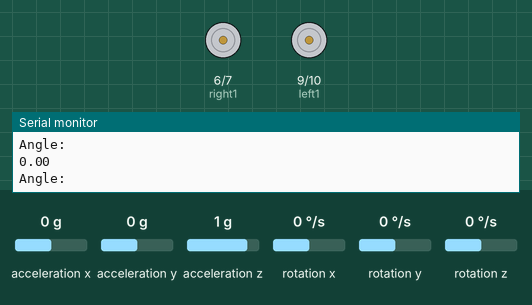
Bench run of a sketch on a simulated Arduino Uno, built with avr-gcc and run on an emulated ATmega328P. On the bench: motor-driver pin pairs drawn as motors (green arrow = first pin HIGH = forward, orange = second pin HIGH = backward, longer = more drive, scaled by the enable pin), the last lines printed to the serial monitor. Wiring (inferred from the names in the program): MPU-6050 motion sensor at I2C address 0x68. The inputs (shaded band) are chosen by the test bench; at power-on: rotation x 0 °/s, acceleration z 1 g, acceleration x 0 g, acceleration y 0 g, rotation y 0 °/s, rotation z 0 °/s.

Above: at 1.7 s.
1.8 s: rotation x set to -192 °/s
At 2.2 s:
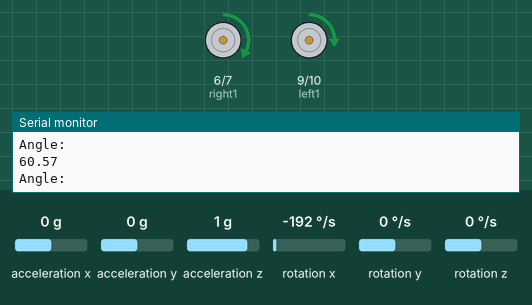
3.3 s: rotation x set to 100 °/s
6.3 s: acceleration z set to 0 g
Timing chart, 0 to 9.3 s (numbered marks = the images above; inputs shaded):
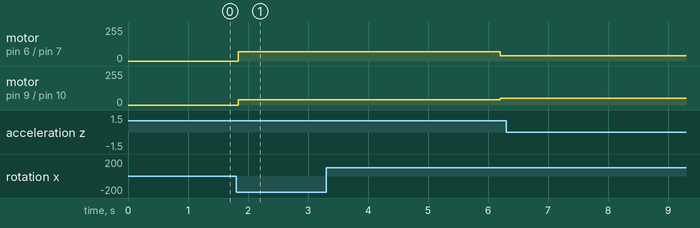

Measured:
- after the input at 1.8 s, motor on pin 6 (right1) / pin 7 (right2): stopped → forward 70/255 at once; motor on pin 9 (left1) / pin 10 (left2): stopped → forward 40/255 at once
- after the input at 3.3 s, motor on pin 6 (right1) / pin 7 (right2): forward 70/255 → forward 40/255 after 2.9 s; motor on pin 9 (left1) / pin 10 (left2): forward 40/255 → forward 50/255 after 2.9 s

The sketch:

Project2V1.ino
```cpp
#include <Wire.h>
#include <PID_v1.h>


//control pins for left and right motors
const int rightSpeed = 5; //means pin 9 on the Arduino controls the speed of left motor
const int leftSpeed = 11;
const int right1 = 6; //left 1 and left 2 control the direction of rotation of left motor
const int right2 = 7;
const int left1 = 9;
const int left2 = 10;
#define Button 3
int onOff=0;


const int MPU = 0x68; // MPU6050 I2C address
float AccX, AccY, AccZ; //linear acceleration
float GyroX, GyroY, GyroZ; //angular velocity
float accAngleX, accAngleY, gyroAngleX, gyroAngleY, gyroAngleZ; //used in void loop()
float roll, pitch, yaw;
float AccErrorX, AccErrorY, GyroErrorX, GyroErrorY, GyroErrorZ;
float elapsedTime, currentTime, previousTime;
int c = 0;

const int topSpeed = 50; //max PWM value written to motor speed pin. It is typically 255.
const int minSpeed = 40; //min PWM value at which motor moves
float angle; //due to how I orientated my MPU6050 on my car, angle = roll
//Establish PID values
double kp = 2, ki = 0.1, kd = 0.1;
double input = 0, output = 0, setpoint = 0;
PID myPID(&input, &output, &setpoint, kp, ki, kd, DIRECT);


int equilibriumSpeed = 60; //rough estimate of PWM at the speed pin of the stronger motor, while driving straight
//and weaker motor at maxSpeed
int leftSpeedVal;
int rightSpeedVal;
bool isDriving = false; //it the car driving forward OR rotate/stationary
bool prevIsDriving = true; //equals isDriving in the previous iteration of void loop()
bool paused = false; //is the program paused

void setup() {
  Serial.begin(9600);
  Wire.begin();                      // Initialize comunication
  Wire.beginTransmission(MPU);       // Start communication with MPU6050 // MPU=0x68
  Wire.write(0x6B);                  // Talk to the register 6B
  Wire.write(0x00);                  // Make reset - place a 0 into the 6B register
  Wire.endTransmission(true);        //end the transmission
  // Call this function if you need to get the IMU error values for your module
  calibrate();
  delay(20);
  pinMode(left1, OUTPUT);
  pinMode(left2, OUTPUT);
  pinMode(right1, OUTPUT);
  pinMode(right2, OUTPUT);
  pinMode(leftSpeed, OUTPUT);
  pinMode(rightSpeed, OUTPUT);
  currentTime = micros();
   pinMode(Button, INPUT_PULLUP);

     myPID.SetMode(AUTOMATIC); // Set the PID controller mode to AUTOMATIC, enabling automatic control
  myPID.SetSampleTime(1);
  myPID.SetOutputLimits(-70, 70); // These limits determine the range of control values that can be applied to the motor
}

void loop() {
  // === Read accelerometer (on the MPU6050) data === //
  readAcceleration();
  // Calculating Roll and Pitch from the accelerometer data
  accAngleX = (atan(AccY / sqrt(pow(AccX, 2) + pow(AccZ, 2))) * 180 / PI) - AccErrorX; //AccErrorX is calculated in the calculateError() function
  accAngleY = (atan(-1 * AccX / sqrt(pow(AccY, 2) + pow(AccZ, 2))) * 180 / PI) - AccErrorY;

  // === Read gyroscope (on the MPU6050) data === //
  previousTime = currentTime;
  currentTime = micros();
  elapsedTime = (currentTime - previousTime) / 1000000; // Divide by 1000 to get seconds
  readGyro();
  // Correct the outputs with the calculated error values
  GyroX -= GyroErrorX; //GyroErrorX is calculated in the calculateError() function
  GyroY -= GyroErrorY;
  GyroZ -= GyroErrorZ;
  // Currently the raw values are in degrees per seconds, deg/s, so we need to multiply by sendonds (s) to get the angle in degrees
  gyroAngleX += GyroX * elapsedTime; // deg/s * s = deg
  gyroAngleY += GyroY * elapsedTime;
  yaw += GyroZ * elapsedTime;
  //combine accelerometer- and gyro-estimated angle values. 0.96 and 0.04 values are determined through trial and error by other people
  roll = 0.96 * gyroAngleX + 0.04 * accAngleX;
  pitch = 0.96 * gyroAngleY + 0.04 * accAngleY;
  angle = -roll; //if you mounted MPU6050 in a different orientation to me, angle may not = roll. It can roll, pitch, yaw or minus version of the three
  //for me, turning right reduces angle. Turning left increases angle.
Serial.println("Angle: ");
Serial.println(angle);
delay(10);

forward();

input=angle;
myPID.Compute();

output=setpoint+input;

if(output>setpoint){
  rightSpeedVal=topSpeed+20;
  leftSpeedVal=minSpeed;
}
else if(output<setpoint){
   leftSpeedVal=topSpeed;
  rightSpeedVal=minSpeed;
}


/*
  byte buttonState = digitalRead(Button);

  if (buttonState == LOW){
onOff++;
delay(250);
  }
if (onOff=1){
forward();
}
else if(onOff=2){
stopCar();

}
*/


}


void calibrate() {
  // Read accelerometer values 200 times
  c = 0;
  while (c < 200) {
    readAcceleration();
    // Sum all readings
    AccErrorX += (atan((AccY) / sqrt(pow((AccX), 2) + pow((AccZ), 2))) * 180 / PI);
    AccErrorY += (atan(-1 * (AccX) / sqrt(pow((AccY), 2) + pow((AccZ), 2))) * 180 / PI);
    c++;
  }
  //Divide the sum by 200 to get the error value, since expected value of reading is zero
  AccErrorX = AccErrorX / 200;
  AccErrorY = AccErrorY / 200;
  c = 0;
  // Read gyro values 200 times
  while (c < 200) {
    readGyro();
    // Sum all readings
    GyroErrorX += GyroX;
    GyroErrorY += GyroY;
    GyroErrorZ += GyroZ;
    c++;
  }
  //Divide the sum by 200 to get the error value
  GyroErrorX = GyroErrorX / 200;
  GyroErrorY = GyroErrorY / 200;
  GyroErrorZ = GyroErrorZ / 200;
  Serial.println("The the gryoscope setting in MPU6050 has been calibrated");
}
void readAcceleration() {
  Wire.beginTransmission(MPU);
  Wire.write(0x3B); // Start with register 0x3B (ACCEL_XOUT_H)
  Wire.endTransmission(false);
  Wire.requestFrom(MPU, 6, true); // Read 6 registers total, each axis value is stored in 2 registers
  //For a range of +-2g, we need to divide the raw values by 16384, according to the MPU6050 datasheet
  AccX = (Wire.read() << 8 | Wire.read()) / 16384.0; // X-axis value
  AccY = (Wire.read() << 8 | Wire.read()) / 16384.0; // Y-axis value
  AccZ = (Wire.read() << 8 | Wire.read()) / 16384.0; // Z-axis value
}
void readGyro() {
  Wire.beginTransmission(MPU);
  Wire.write(0x43);
  Wire.endTransmission(false);
  Wire.requestFrom(MPU, 6, true);
  GyroX = (Wire.read() << 8 | Wire.read()) / 131.0;
  GyroY = (Wire.read() << 8 | Wire.read()) / 131.0;
  GyroZ = (Wire.read() << 8 | Wire.read()) / 131.0;
}


//Movement
void stopCar(){
  digitalWrite(right1, LOW);
  digitalWrite(right2, LOW);
  digitalWrite(left1, LOW);
  digitalWrite(left2, LOW);
  analogWrite(rightSpeed, 0);
  analogWrite(leftSpeed, 0);
}
void forward(){ //drives the car forward, assuming leftSpeedVal and rightSpeedVal are set high enough
  digitalWrite(right1, HIGH); //the right motor rotates FORWARDS when right1 is HIGH and right2 is LOW
  digitalWrite(right2, LOW);
  digitalWrite(left1, HIGH);
  digitalWrite(left2, LOW);
  analogWrite(rightSpeed, rightSpeedVal);
    analogWrite(leftSpeed, leftSpeedVal);
}
void left(){ //rotates the car left, assuming speed leftSpeedVal and rightSpeedVal are set high enough
  digitalWrite(right1, LOW);
  digitalWrite(right2, HIGH);
  digitalWrite(left1, HIGH);
  digitalWrite(left2, LOW);
}
void right(){
  digitalWrite(right1, HIGH);
  digitalWrite(right2, LOW);
  digitalWrite(left1, LOW);
  digitalWrite(left2, HIGH);
}
```
